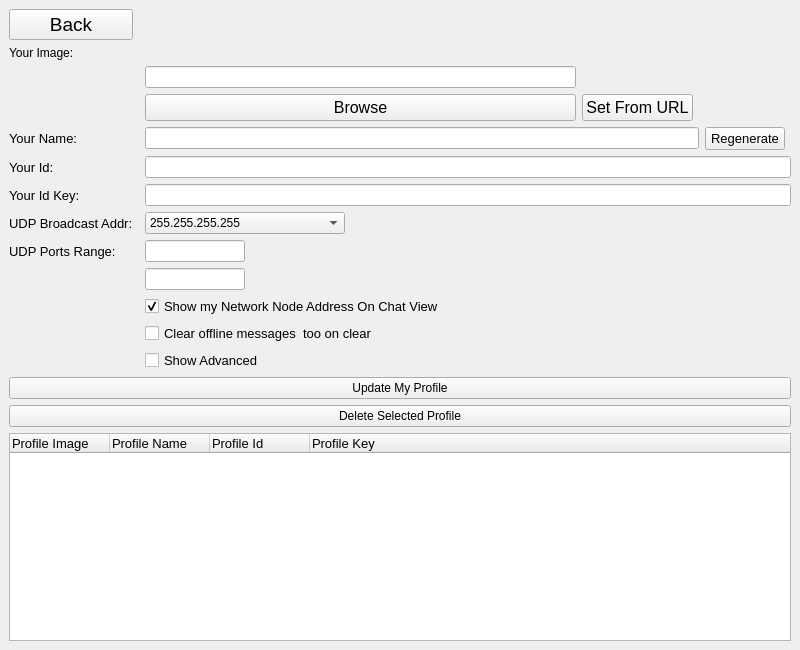
<?xml version="1.0" encoding="UTF-8"?>
<ui version="4.0">
 <class>peerprofileswindow</class>
 <widget class="QMainWindow" name="peerprofileswindow">
  <property name="geometry">
   <rect>
    <x>0</x>
    <y>0</y>
    <width>800</width>
    <height>650</height>
   </rect>
  </property>
  <property name="windowTitle">
   <string>Peer Authoritative Profiles</string>
  </property>
  <widget class="QWidget" name="centralwidget">
   <layout class="QGridLayout" name="gridLayout">
    <item row="11" column="1">
     <widget class="QLabel" name="labelUdpPorts">
      <property name="font">
       <font>
        <pointsize>10</pointsize>
       </font>
      </property>
      <property name="text">
       <string>UDP Ports Range:</string>
      </property>
     </widget>
    </item>
    <item row="1" column="3">
     <widget class="QLabel" name="imageProfile">
      <property name="maximumSize">
       <size>
        <width>80</width>
        <height>80</height>
       </size>
      </property>
      <property name="text">
       <string/>
      </property>
      <property name="pixmap">
       <pixmap resource="resource.qrc">:/rsrc/blankprofileimage</pixmap>
      </property>
      <property name="scaledContents">
       <bool>true</bool>
      </property>
     </widget>
    </item>
    <item row="4" column="1">
     <widget class="QLabel" name="labelProfileName">
      <property name="font">
       <font>
        <pointsize>10</pointsize>
       </font>
      </property>
      <property name="text">
       <string>Your Name:</string>
      </property>
     </widget>
    </item>
    <item row="5" column="1">
     <widget class="QLabel" name="labelProfileId">
      <property name="font">
       <font>
        <pointsize>10</pointsize>
       </font>
      </property>
      <property name="text">
       <string>Your Id:</string>
      </property>
     </widget>
    </item>
    <item row="3" column="3">
     <widget class="QPushButton" name="btnBrowse">
      <property name="font">
       <font>
        <pointsize>12</pointsize>
       </font>
      </property>
      <property name="text">
       <string>Browse</string>
      </property>
     </widget>
    </item>
    <item row="14" column="3">
     <widget class="QCheckBox" name="chkClearOffline">
      <property name="font">
       <font>
        <pointsize>10</pointsize>
       </font>
      </property>
      <property name="text">
       <string>Clear offline messages  too on clear</string>
      </property>
     </widget>
    </item>
    <item row="9" column="3">
     <widget class="QComboBox" name="broadcastAddr">
      <property name="minimumSize">
       <size>
        <width>200</width>
        <height>0</height>
       </size>
      </property>
      <property name="maximumSize">
       <size>
        <width>200</width>
        <height>16777215</height>
       </size>
      </property>
      <item>
       <property name="text">
        <string>255.255.255.255</string>
       </property>
      </item>
     </widget>
    </item>
    <item row="0" column="1">
     <widget class="QPushButton" name="btnBack">
      <property name="font">
       <font>
        <pointsize>14</pointsize>
       </font>
      </property>
      <property name="text">
       <string>Back</string>
      </property>
     </widget>
    </item>
    <item row="9" column="1">
     <widget class="QLabel" name="labelBroadcastAddr">
      <property name="font">
       <font>
        <pointsize>10</pointsize>
       </font>
      </property>
      <property name="text">
       <string>UDP Broadcast Addr:</string>
      </property>
     </widget>
    </item>
    <item row="6" column="1">
     <widget class="QLabel" name="labelProfileIdKey">
      <property name="font">
       <font>
        <pointsize>10</pointsize>
       </font>
      </property>
      <property name="text">
       <string>Your Id Key:</string>
      </property>
     </widget>
    </item>
    <item row="5" column="3" colspan="5">
     <widget class="QLineEdit" name="boxId"/>
    </item>
    <item row="23" column="1" colspan="7">
     <widget class="QTreeWidget" name="profilesTree">
      <property name="font">
       <font>
        <pointsize>10</pointsize>
       </font>
      </property>
      <property name="selectionBehavior">
       <enum>QAbstractItemView::SelectItems</enum>
      </property>
      <property name="indentation">
       <number>0</number>
      </property>
      <property name="wordWrap">
       <bool>true</bool>
      </property>
      <attribute name="headerMinimumSectionSize">
       <number>100</number>
      </attribute>
      <attribute name="headerDefaultSectionSize">
       <number>100</number>
      </attribute>
      <column>
       <property name="text">
        <string>Profile Image</string>
       </property>
      </column>
      <column>
       <property name="text">
        <string>Profile Name</string>
       </property>
      </column>
      <column>
       <property name="text">
        <string>Profile Id</string>
       </property>
      </column>
      <column>
       <property name="text">
        <string>Profile Key</string>
       </property>
      </column>
     </widget>
    </item>
    <item row="13" column="3">
     <widget class="QCheckBox" name="chkIP">
      <property name="font">
       <font>
        <pointsize>10</pointsize>
       </font>
      </property>
      <property name="text">
       <string>Show my Network Node Address On Chat View</string>
      </property>
      <property name="checked">
       <bool>true</bool>
      </property>
     </widget>
    </item>
    <item row="21" column="1" colspan="7">
     <widget class="QPushButton" name="btnForceUpdate">
      <property name="text">
       <string>Update My Profile</string>
      </property>
     </widget>
    </item>
    <item row="6" column="3" colspan="5">
     <widget class="QLineEdit" name="boxIdKey"/>
    </item>
    <item row="11" column="3">
     <widget class="QLineEdit" name="udpBegin">
      <property name="minimumSize">
       <size>
        <width>100</width>
        <height>0</height>
       </size>
      </property>
      <property name="maximumSize">
       <size>
        <width>100</width>
        <height>16777215</height>
       </size>
      </property>
     </widget>
    </item>
    <item row="3" column="4">
     <widget class="QPushButton" name="btnSetFromURL">
      <property name="font">
       <font>
        <pointsize>12</pointsize>
       </font>
      </property>
      <property name="text">
       <string>Set From URL</string>
      </property>
     </widget>
    </item>
    <item row="4" column="6">
     <widget class="QPushButton" name="btnRegenerate">
      <property name="font">
       <font>
        <pointsize>10</pointsize>
       </font>
      </property>
      <property name="text">
       <string>Regenerate</string>
      </property>
     </widget>
    </item>
    <item row="22" column="1" colspan="7">
     <widget class="QPushButton" name="btnDelete">
      <property name="text">
       <string>Delete Selected Profile</string>
      </property>
     </widget>
    </item>
    <item row="1" column="1">
     <widget class="QLabel" name="labelProfileImage">
      <property name="text">
       <string>Your Image:</string>
      </property>
     </widget>
    </item>
    <item row="4" column="3" colspan="3">
     <widget class="QLineEdit" name="boxName"/>
    </item>
    <item row="15" column="3">
     <widget class="QCheckBox" name="chkAdvanced">
      <property name="font">
       <font>
        <pointsize>10</pointsize>
       </font>
      </property>
      <property name="text">
       <string>Show Advanced</string>
      </property>
     </widget>
    </item>
    <item row="2" column="3">
     <widget class="QLineEdit" name="boxURL"/>
    </item>
    <item row="12" column="3">
     <widget class="QLineEdit" name="udpEnd">
      <property name="minimumSize">
       <size>
        <width>100</width>
        <height>0</height>
       </size>
      </property>
      <property name="maximumSize">
       <size>
        <width>100</width>
        <height>16777215</height>
       </size>
      </property>
     </widget>
    </item>
   </layout>
  </widget>
 </widget>
 <resources>
  <include location="resource.qrc"/>
 </resources>
 <connections/>
</ui>
